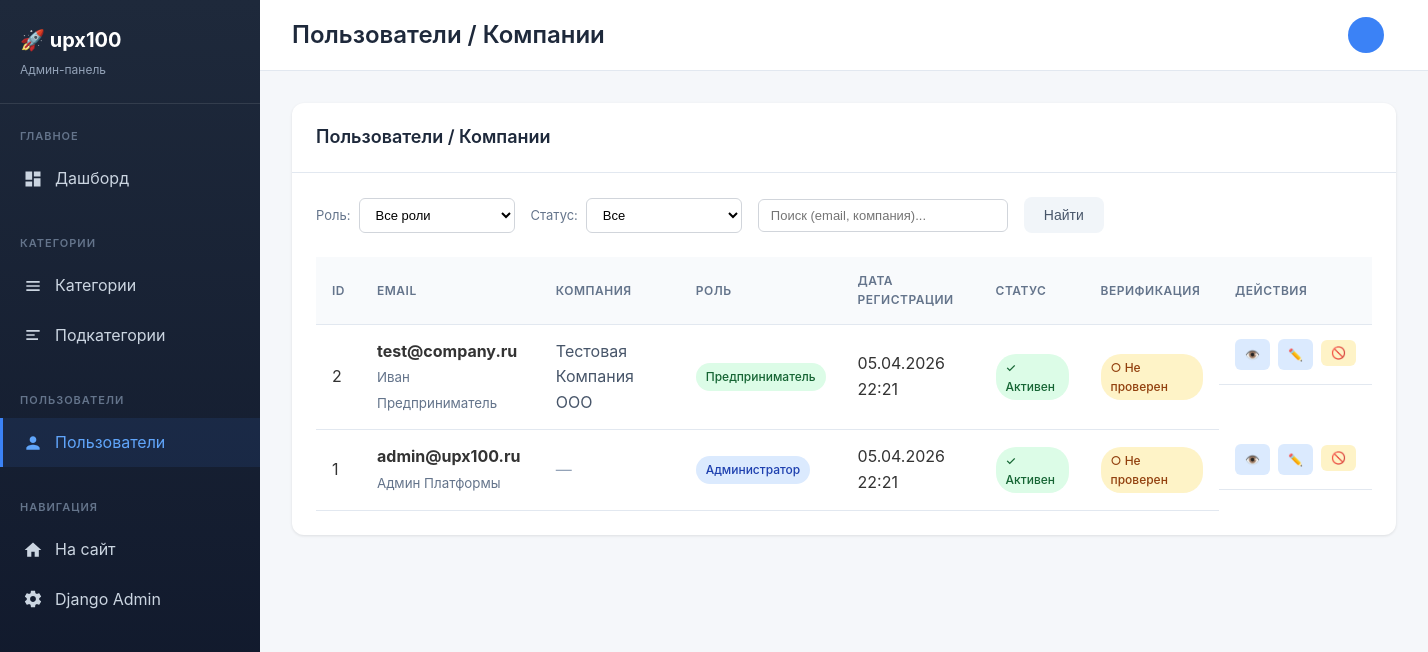
Before: /dashboard/users/ (signed in) with the older database file.
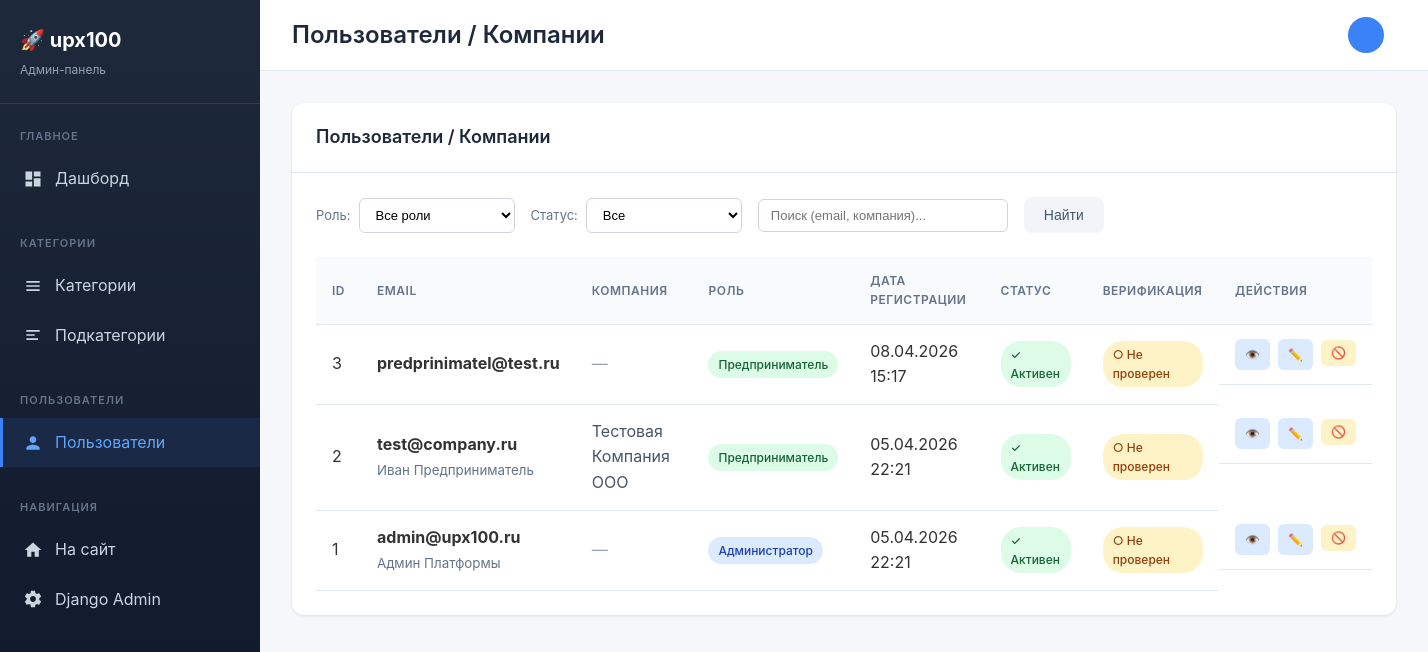
After: the same page with the newer database file.
### accounts/models.py (models this page shows, shortened)
class User(AbstractBaseUser, PermissionsMixin):
    ROLE_CHOICES = (
        ('admin', 'Администратор'),
        ('entrepreneur', 'Предприниматель'),
    )
    email = models.EmailField('Email', unique=True)
    first_name = models.CharField('Имя', max_length=30, blank=True)
    last_name = models.CharField('Фамилия', max_length=30, blank=True)
    phone = models.CharField('Телефон', max_length=20, blank=True)
    role = models.CharField('Роль', max_length=20, choices=ROLE_CHOICES, default='entrepreneur')
    is_staff = models.BooleanField('Статус сотрудника', default=False) # Доступ в стандартную админку (если нужно)
    is_active = models.BooleanField('Активен', default=True) # Бан/разбан
    date_joined = models.DateTimeField('Дата регистрации', default=timezone.now)
    company_name = models.CharField('Название компании', max_length=100, blank=True)
    company_description = models.TextField('Описание компании', blank=True)
    company_address = models.CharField('Адрес', max_length=255, blank=True)
    latitude = models.DecimalField('Широта', max_digits=9, decimal_places=6, null=True, blank=True)
    longitude = models.DecimalField('Долгота', max_digits=9, decimal_places=6, null=True, blank=True)
    logo = models.ImageField('Логотип', upload_to='company_logos/', blank=True, null=True)
    is_verified = models.BooleanField('Компания проверена', default=False)
    objects = UserManager()
    USERNAME_FIELD = 'email'
    REQUIRED_FIELDS = []
    class Meta:
        verbose_name = 'Пользователь / Компания'
        verbose_name_plural = 'Пользователи / Компании'

### dashboard/views.py (the view, shortened to what this page needs)
# urls.py: path('users/', views.user_list, name='user_list'),
@admin_required
def user_list(request):
    users = User.objects.order_by('-date_joined')
    role_filter = request.GET.get('role', '')
    status_filter = request.GET.get('status', '')
    query = request.GET.get('q', '')
    if role_filter:
        users = users.filter(role=role_filter)
    if status_filter == 'active':
        users = users.filter(is_active=True)
    elif status_filter == 'inactive':
        users = users.filter(is_active=False)
    context = {
        'users': users,
        'role_filter': role_filter,
        'status_filter': status_filter,
        'query': query,
        'title': 'Пользователи / Компании',
    }
    return render(request, 'dashboard/users/list.html', context)

### dashboard/views.py (called while the page is built)
def is_admin(user):
    return user.is_authenticated and (user.is_superuser or user.role == 'admin')

### templates/dashboard/users/list.html (shortened to what this page needs)
{% extends 'dashboard/base.html' %}
{% block content %}
<div class="card">
    <div class="card-header">
        <h3 class="card-title">Пользователи / Компании</h3>
    </div>
    <div class="card-body">
        <form class="filters" method="get">
            <div class="filter-item">
                <label>Роль:</label>
                <select name="role" class="form-control">
                    <option value="">Все роли</option>
                </select>
            </div>
            <div class="filter-item">
                <label>Статус:</label>
                <select name="status" class="form-control">
                    <option value="">Все</option>
                </select>
            </div>
            <div class="filter-item">
                <input type="text" name="q" value="{{ query }}" placeholder="Поиск (email, компания)..." class="form-control" style="width: 250px;">
            </div>
            <button type="submit" class="btn btn-secondary">Найти</button>
        </form>
        <div class="table-responsive">
            <table>
                <thead>
                    <tr>
                        <th>ID</th>
                        <th>Email</th>
                        <th>Компания</th>
                        <th>Роль</th>
                        <th>Дата регистрации</th>
                        <th>Статус</th>
                        <th>Верификация</th>
                        <th>Действия</th>
                    </tr>
                </thead>
                <tbody>
                    {% for user in users %}
                    <tr>
                        <td>{{ user.pk }}</td>
                        <td>
                            <strong>{{ user.email }}</strong>
                            {% if user.first_name or user.last_name %}
                            <br><small style="color: #64748b;">{{ user.first_name }} {{ user.last_name }}</small>
                            {% endif %}
                        </td>
                        <td>
                            {% if user.company_name %}
                            <span style="color: #475569;">{{ user.company_name }}</span>
                            {% else %}
                            <span style="color: #94a3b8;">—</span>
                            {% endif %}
                        </td>
                        <td>
                            {% if user.role == 'admin' %}
                            <span class="badge badge-info">Администратор</span>
                            {% elif user.role == 'entrepreneur' %}
                            <span class="badge badge-success">Предприниматель</span>
                            {% endif %}
                        </td>
                        <td>{{ user.date_joined|date:"d.m.Y H:i" }}</td>
                        <td>
                            {% if user.is_active %}
                            <span class="badge badge-success">✓ Активен</span>
                            {% else %}
                            <span class="badge badge-danger">✗ Заблокирован</span>
                            {% endif %}
                        </td>
                        <td>
                            {% if user.is_verified %}
                            <span class="badge badge-success">✓ Проверен</span>
                            {% else %}
                            <span class="badge badge-warning">○ Не проверен</span>
                            {% endif %}
                        </td>
                        <td class="actions-cell">
                            <a href="{% url 'dashboard:user_detail' user.pk %}" class="action-btn edit">👁️</a>
                            <a href="{% url 'dashboard:user_edit' user.pk %}" class="action-btn edit">✏️</a>
                            <form method="post" action="{% url 'dashboard:user_toggle_active' user.pk %}" style="display: inline;" onsubmit="return confirm('Вы уверены?');">
                                <button type="submit" class="action-btn toggle">
                                    {% if user.is_active %}🚫{% else %}✅{% endif %}
                                </button>
                            </form>
                        </td>
                    </tr>
                    {% empty %}
                    <tr>
                        <td colspan="8" style="text-align: center; padding: 40px; color: #64748b;">
                            Пользователи не найдены
                        </td>
                    </tr>
                    {% endfor %}
                </tbody>
            </table>
        </div>
    </div>
</div>
{% endblock %}

### templates/dashboard/base.html (shortened to what this page needs)
<!DOCTYPE html>
<html lang="ru">
<head>
</head>
<body>
    <div class="dashboard-container">
        <aside class="sidebar">
            <div class="sidebar-header">
                <h1>🚀 upx100</h1>
                <p>Админ-панель</p>
            </div>
            <nav class="sidebar-nav">
                <div class="nav-section">
                    <div class="nav-section-title">Главное</div>
                    <a href="{% url 'dashboard:home' %}" class="nav-link {% if request.resolver_match.url_name == 'home' %}active{% endif %}">
                        <svg class="nav-icon" viewBox="0 0 24 24"><path d="M3 13h8V3H3v10zm0 8h8v-6H3v6zm10 0h8V11h-8v10zm0-18v6h8V3h-8z"/></svg>
                        Дашборд
                    </a>
                </div>
                <div class="nav-section">
                    <div class="nav-section-title">Категории</div>
                    <a href="{% url 'dashboard:category_list' %}" class="nav-link {% if 'category' in request.resolver_match.url_name %}active{% endif %}">
                        <svg class="nav-icon" viewBox="0 0 24 24"><path d="M4 6h16v2H4zm0 5h16v2H4zm0 5h16v2H4z"/></svg>
                        Категории
                    </a>
                    <a href="{% url 'dashboard:subcategory_list' %}" class="nav-link {% if 'subcategory' in request.resolver_match.url_name %}active{% endif %}">
                        <svg class="nav-icon" viewBox="0 0 24 24"><path d="M4 6h16v2H4zm0 5h10v2H4zm0 5h14v2H4z"/></svg>
                        Подкатегории
                    </a>
                </div>
                <div class="nav-section">
                    <div class="nav-section-title">Пользователи</div>
                    <a href="{% url 'dashboard:user_list' %}" class="nav-link {% if 'user' in request.resolver_match.url_name %}active{% endif %}">
                        <svg class="nav-icon" viewBox="0 0 24 24"><path d="M12 12c2.21 0 4-1.79 4-4s-1.79-4-4-4-4 1.79-4 4 1.79 4 4 4zm0 2c-2.67 0-8 1.34-8 4v2h16v-2c0-2.66-5.33-4-8-4z"/></svg>
                        Пользователи
                    </a>
                </div>
                <div class="nav-section">
                    <div class="nav-section-title">Навигация</div>
                    <a href="/" class="nav-link" target="_blank">
                        <svg class="nav-icon" viewBox="0 0 24 24"><path d="M10 20v-6h4v6h5v-8h3L12 3 2 12h3v8z"/></svg>
                        На сайт
                    </a>
                    <a href="/admin/" class="nav-link" target="_blank">
                        Django Admin
                    </a>
                </div>
            </nav>
        </aside>
        <main class="main-content">
            <div class="topbar">
                <h2 class="topbar-title">{{ title }}</h2>
                <div class="user-menu">
                    <div class="user-avatar">{{ user.username|first|upper }}</div>
                </div>
            </div>
            <div class="content-area">
                {% block content %}{% endblock %}
            </div>
        </main>
    </div>
</body>
</html>

### templates/dashboard/base.html (style rules this page uses)
* { margin: 0; padding: 0; box-sizing: border-box; }
body { font-family: -apple-system, BlinkMacSystemFont, 'Segoe UI', Roboto, Oxygen, Ubuntu, sans-serif; background-color: #f5f7fa; color: #333; line-height: 1.6; }
.dashboard-container { display: flex; min-height: 100vh; }
.sidebar { width: 260px; background: linear-gradient(180deg, #1e293b 0%, #0f172a 100%); color: #fff; position: fixed; height: 100vh; overflow-y: auto; }
.sidebar-header { padding: 24px 20px; border-bottom: 1px solid rgba(255,255,255,0.1); }
.sidebar-header h1 { font-size: 20px; font-weight: 700; color: #fff; }
.sidebar-header p { font-size: 12px; color: #94a3b8; margin-top: 4px; }
.sidebar-nav { padding: 16px 0; }
.nav-section { margin-bottom: 24px; }
.nav-section-title { padding: 8px 20px; font-size: 11px; text-transform: uppercase; letter-spacing: 1px; color: #64748b; font-weight: 600; }
.nav-link { display: flex; align-items: center; padding: 12px 20px; color: #cbd5e1; text-decoration: none; transition: all 0.2s; border-left: 3px solid transparent; }
.nav-link.active { background: rgba(59, 130, 246, 0.1); color: #60a5fa; border-left-color: #3b82f6; }
.nav-icon { width: 20px; height: 20px; margin-right: 12px; fill: currentColor; }
.main-content { flex: 1; margin-left: 260px; padding: 0; }
.topbar { background: #fff; padding: 16px 32px; border-bottom: 1px solid #e2e8f0; display: flex; justify-content: space-between; align-items: center; position: sticky; top: 0; z-index: 100; }
.topbar-title { font-size: 24px; font-weight: 600; color: #1e293b; }
.user-menu { display: flex; align-items: center; gap: 12px; }
.user-avatar { width: 36px; height: 36px; border-radius: 50%; background: #3b82f6; color: #fff; display: flex; align-items: center; justify-content: center; font-weight: 600; font-size: 14px; }
.content-area { padding: 32px; }
.card { background: #fff; border-radius: 12px; box-shadow: 0 1px 3px rgba(0,0,0,0.1); overflow: hidden; }
.card-header { padding: 20px 24px; border-bottom: 1px solid #e2e8f0; display: flex; justify-content: space-between; align-items: center; }
.card-title { font-size: 18px; font-weight: 600; color: #1e293b; }
.card-body { padding: 24px; }
.table-responsive { overflow-x: auto; }
table { width: 100%; border-collapse: collapse; }
th, td { padding: 14px 16px; text-align: left; border-bottom: 1px solid #e2e8f0; }
th { background: #f8fafc; font-weight: 600; font-size: 12px; text-transform: uppercase; letter-spacing: 0.5px; color: #64748b; }
.btn { display: inline-flex; align-items: center; gap: 8px; padding: 10px 20px; border-radius: 8px; font-size: 14px; font-weight: 500; text-decoration: none; cursor: pointer; border: none; transition: all 0.2s; }
.btn-secondary { background: #f1f5f9; color: #475569; }
.badge { display: inline-block; padding: 4px 10px; border-radius: 20px; font-size: 12px; font-weight: 500; }
.badge-success { background: #dcfce7; color: #166534; }
.badge-warning { background: #fef3c7; color: #92400e; }
.badge-info { background: #dbeafe; color: #1e40af; }
.form-control { width: 100%; padding: 12px 16px; border: 1px solid #d1d5db; border-radius: 8px; font-size: 14px; transition: border-color 0.2s; }
select.form-control { background: #fff; }
.filters { display: flex; gap: 16px; margin-bottom: 24px; flex-wrap: wrap; }
.filter-item { display: flex; align-items: center; gap: 8px; }
.filter-item label { font-size: 13px; color: #64748b; }
.filter-item select, .filter-item input { padding: 8px 12px; border: 1px solid #d1d5db; border-radius: 6px; font-size: 13px; }
.actions-cell { display: flex; gap: 8px; }
.action-btn { padding: 6px 10px; border-radius: 6px; font-size: 12px; text-decoration: none; transition: all 0.2s; }
.action-btn.edit { background: #dbeafe; color: #1e40af; }
.action-btn.toggle { background: #fef3c7; color: #92400e; border: none; cursor: pointer; }

Changed rows visible on the page:
added User: pk "3", email "predprinimatel@test.ru", role "Предприниматель", date_joined "08.04.2026 15:17", is_active "✓ Активен", is_verified "○ Не проверен"
